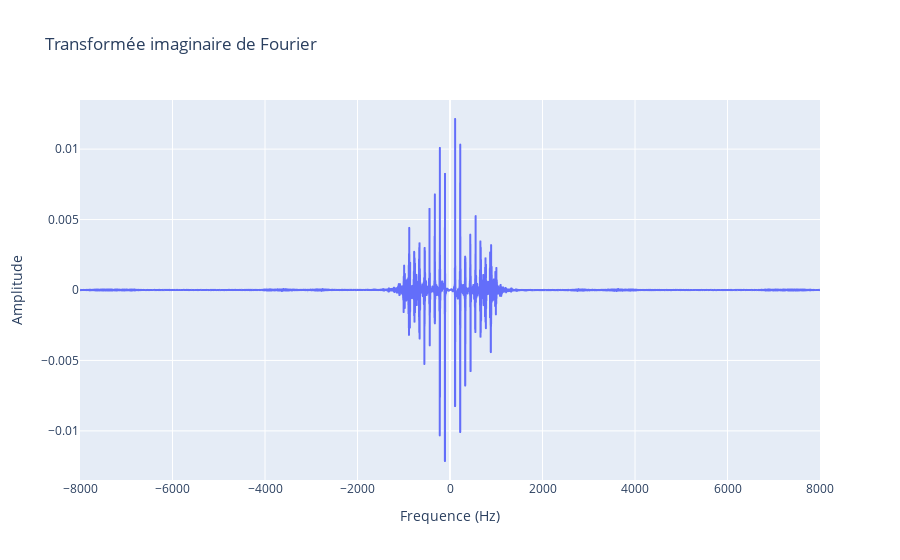

The notebook cell saved with this chart:
### Code cell
import msicpe.ssl as ssl

X,f = ssl.TransFourier(x,t)
Xr = np.real(X)
Xi = np.imag(X)

#affichage
df = pd.DataFrame({'Frequence':f,'Signal':X})
fig1 = px.line(x=f, y=Xr, title='Transformée réelle de Fourier')
fig1.update_layout(xaxis_title='Frequence (Hz)', yaxis_title='Amplitude')

fig2 = px.line(x=f, y=Xi, title='Transformée imaginaire de Fourier')
fig2.update_layout(xaxis_title='Frequence (Hz)', yaxis_title='Amplitude')



fig2.show()

### Figure 1 — Plotly figure (JSON) as saved in the notebook; plotly's stock layout.template omitted (floating-point values rounded to 4 significant figures; data arrays with more than 128 entries replaced by an {"elided": "..."} marker saying what was removed)
{"data": [{"hovertemplate": "x=%{x}<br>y=%{y}<extra></extra>", "legendgroup": "", "line": {"color": "#636efa", "dash": "solid"}, "marker": {"symbol": "circle"}, "mode": "lines", "name": "", "showlegend": false, "type": "scattergl", "x": {"elided": "16000 int values"}, "xaxis": "x", "y": {"elided": "16000 float values"}, "yaxis": "y"}], "layout": {"legend": {"tracegroupgap": 0}, "title": {"text": "Transformée imaginaire de Fourier"}, "xaxis": {"anchor": "y", "domain": [0, 1], "title": {"text": "Frequence (Hz)"}}, "yaxis": {"anchor": "x", "domain": [0, 1], "title": {"text": "Amplitude"}}}}
